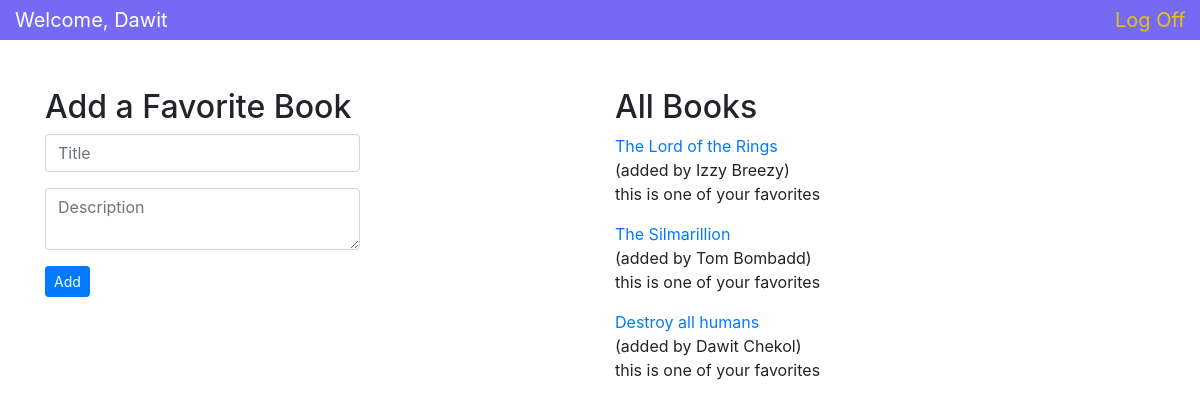
Page /books (signed in) on the committed database.
### F_B_app/models.py (models this page shows)
class User(models.Model):
    first_name = models.CharField(max_length=50)
    last_name = models.CharField(max_length=50)
    email = models.CharField(max_length=50)
    password = models.TextField()
    created_at = models.DateTimeField(auto_now_add=True)
    updated_at = models.DateTimeField(auto_now=True)
    objects = UserManager()

class Book(models.Model):
    title = models.CharField(max_length=255)
    description = models.TextField()
    uploaded_by = models.ForeignKey(User, related_name='books_uploaded', on_delete=models.CASCADE)
    users_who_like = models.ManyToManyField(User, related_name="liked_books")
    created_at = models.DateTimeField(auto_now_add=True)
    updated_at = models.DateTimeField(auto_now=True)
    objects = BookManager()

### F_B_app/views.py (the view)
# urls.py: path('books', views.main_page),
def main_page(request):
    if 'user_id' not in request.session:  # making sure only logged in users are using the app
        messages.error(request, "You need to Login on create an account!")
        return redirect('/')
    else:
        context = {
            'user' : User.objects.get(id=request.session['user_id']),
            'all_books' : Book.objects.all(),
        }
    return render(request, 'favBook.html', context)

### F_B_app/templates/favBook.html (shortened to what this page needs)
<!DOCTYPE html>
<html lang="en">
<head>
    {% load static %}
    <link rel="stylesheet" type="text/css" href="{% static 'style.css' %}">
    <link rel="stylesheet" href="https://stackpath.bootstrapcdn.com/bootstrap/4.5.2/css/bootstrap.min.css"
>
</head>
<body>
    <div class="container-fluid py-auto navbar-light mb-5" style="background-color: #766af4;">
        <div class="row">
            <div class="nav-item col">
                <h7 class="navbar-brand" id="welcome-color">Welcome, {{user.first_name}}</h7>
            </div>
            <div class=" col-md-2 col-sm-5 col-lg-1">
                <a class="navbar-brand link-color" style="color: #e3c30f;" href="/logout">Log Off</a>
            </div>
        </div>
    </div>
    <div class="container">
        <div class="row">
            <div class="col">
                <h2>Add a Favorite Book</h2>
                <form action="/add_book" method="POST">
                    <input type="text" name="title" class="form-control col-7" placeholder="Title">
                    <div class="form-group">
                        <textarea class="form-control col-7 mt-3" name="description" id="description"
                            placeholder="Description"></textarea>
                        <button type="submit" class="btn btn-primary btn-sm mt-3" id="">Add</button>
                    </div>
                </form>
            </div>
            <div class="col">
                <h2>All Books</h2>
                {% for book in all_books %}
                    <a href="/books/{{book.id}}" class="align">{{book.title}}</a>
                    <h7>(added by {{book.uploaded_by.first_name}} {{book.uploaded_by.last_name}})</h7>
                        {% if user in book.users_who_like.all %}
                            <P>this is one of your favorites</P>
                        {% else %}
                        <form action="/books/add_fav_book/{{book.id}}" method="post">
                            {% csrf_token %}
                            <button type="submit" class="btn btn-link btn-sm mb-2" id="">Add to Favorite</button>
                        </form>
                    {% endif %}
                {% endfor %}
            </div>
        </div>
    </div>
</body>
</html>

### F_B_app/static/style.css (style rules this page uses)
#welcome-color { color:white; }
.align { display: block; }

### rows in the picture
User: first_name "Dawit"
Book: title "The Lord of the Rings", uploaded_by.first_name "Izzy", uploaded_by.last_name "Breezy", shows "this is one of your favorites"
Book: title "The Silmarillion", uploaded_by.first_name "Tom", uploaded_by.last_name "Bombadd", shows "this is one of your favorites"
Book: title "Destroy all humans", uploaded_by.first_name "Dawit", uploaded_by.last_name "Chekol", shows "this is one of your favorites"
